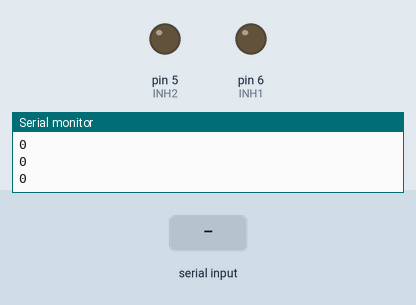
Recording of a sketch running on a simulated Arduino Uno, built with avr-gcc and run on an emulated ATmega328P. On the bench: output pins drawn as LEDs (lit = HIGH), the last lines printed to the serial monitor. The test bench sets the inputs (shaded band).

Above: at 1.2 s.
1.3 s: "O" received over the second serial link
At 2.2 s:
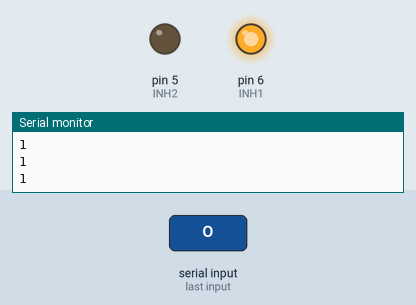
2.8 s: "F" received over the second serial link
At 3.2 s:
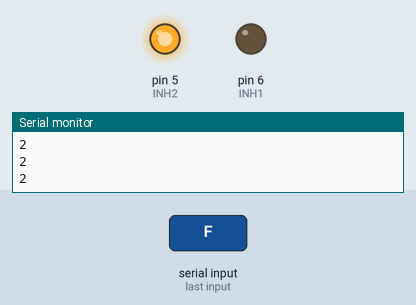
4.3 s: "A" received over the second serial link
At 6.24 s:
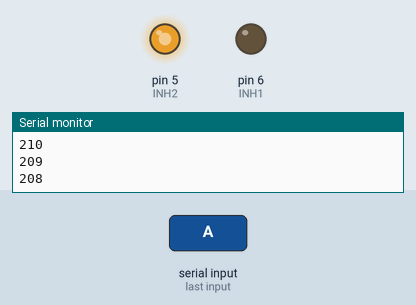
Timing chart, 0 to 16.0 s (numbered marks = the images above; inputs shaded):
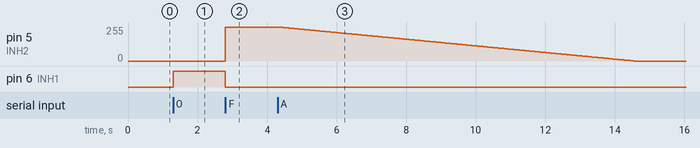

The sketch:

motorisation.ino
```cpp
int INH1 = 6; // borne commande moteur avance
int INH2 = 5; // borne commande moteur recul
#include <SoftwareSerial.h>

#define RxD 2
#define TxD 3

int manage_count_for_motor = 0;
SoftwareSerial blueToothSerial(RxD, TxD);

int valPOT = 0;

void setup() {
  Serial.begin(9600);
  blueToothSerial.begin(9600);
  pinMode(RxD, INPUT);
  pinMode(TxD, OUTPUT);

  pinMode(INH1, OUTPUT);
  pinMode(INH2, OUTPUT);
  digitalWrite(INH1, LOW);
  digitalWrite(INH2, LOW);
}

void loop() {
  Serial.println(manage_count_for_motor);
  char DataRecuu;
  while (blueToothSerial.available()) {
    DataRecuu = blueToothSerial.read();
    Serial.println(DataRecuu);
  }
  if (DataRecuu == 'O') {
    manage_count_for_motor = 1;
  }
  if (DataRecuu == 'F') {
    manage_count_for_motor = 2;
  }
  if (manage_count_for_motor == 1) {
    sens("GvD", DataRecuu);
  } else if (manage_count_for_motor == 2) {
    sens("DvG", DataRecuu);
  } else {
    analogWrite(INH1, 0);
    digitalWrite(INH2, LOW);

    analogWrite(INH2, 0);
    digitalWrite(INH1, LOW);
  }
}

void sens(String etat, char DataRecu) {
  if (etat == "GvD") {
    if (DataRecu == 'R') {
      for (int n = 255; n >= 0; n--) {
        analogWrite(INH1, n);
        digitalWrite(INH2, LOW);
        delay(40);
        Serial.println(n);
      }
      manage_count_for_motor = 0;
    } else {
      analogWrite(INH1, 255);
      digitalWrite(INH2, LOW);
    }
  }
  if (etat == "DvG") {
    if (DataRecu == 'A') {
      for (int n = 255; n >= 0; n--) {
        analogWrite(INH2, n);
        digitalWrite(INH1, LOW);
        delay(40);
        Serial.println(n);
      }
      manage_count_for_motor = 0;
    } else {
     analogWrite(INH2, 255);
      digitalWrite(INH1, LOW);
    }
  }
}
```

Measured:
- after the input at 1.3 s, pin 6 (INH1): LOW → HIGH at once
- after the input at 2.8 s, pin 5 (INH2): 0/255 → 255/255 at once; pin 6 (INH1): HIGH → LOW at once
- after the input at 4.3 s, pin 5 (INH2): moves from 255/255 to 0/255 over 10.2 s, starting at once
